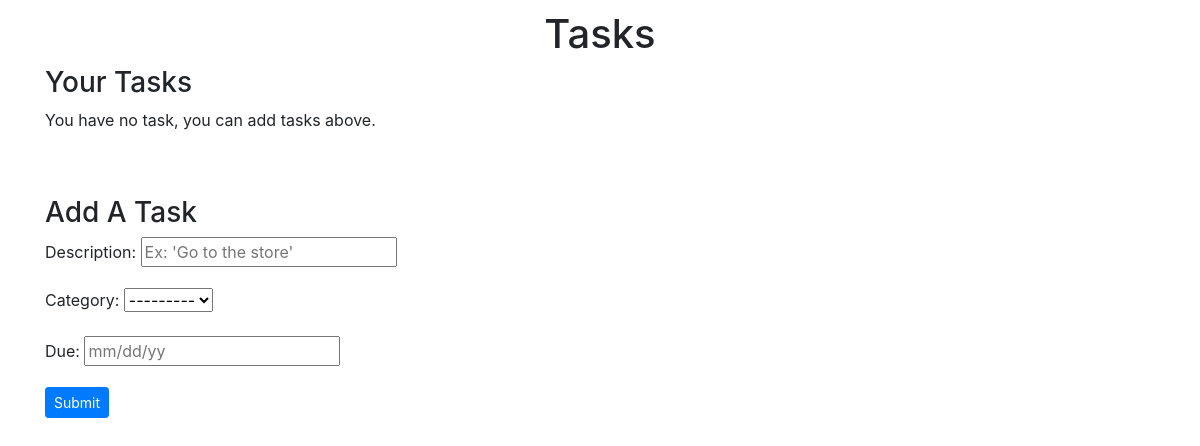
The page / (signed in) on the database as committed earlier.
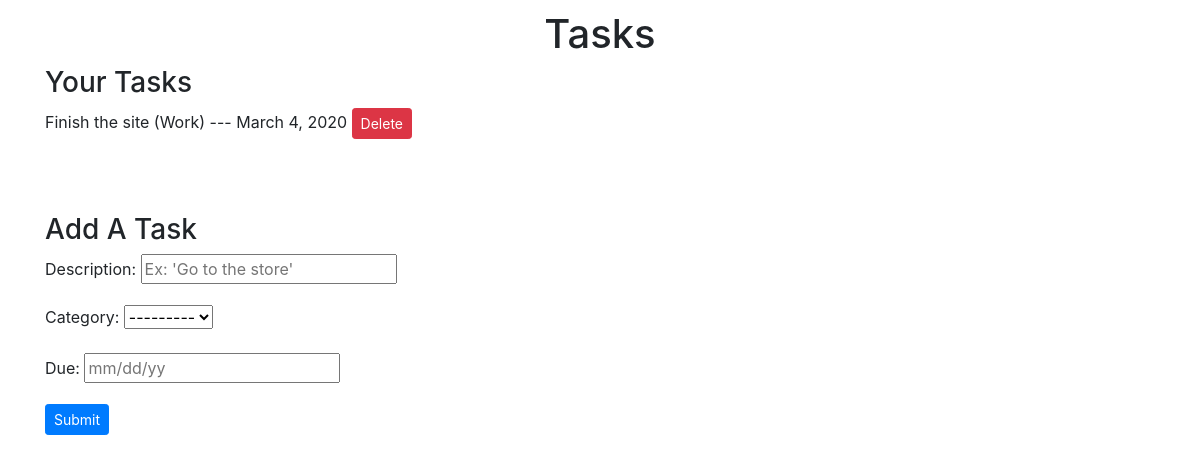
The same page on the database as committed later.
### main/models.py (models this page shows, shortened)
class Task(models.Model):
    description = models.CharField(max_length=200)
    category = models.ForeignKey('Category',
                                 blank=True, null=True,
                                 on_delete=models.CASCADE)
    due = models.DateField()
    id = models.AutoField(primary_key=True)
    user = models.ForeignKey(settings.AUTH_USER_MODEL,
                             on_delete=models.CASCADE,
                             blank=True, null=True)

class Category(models.Model):
    name = models.CharField(max_length=200)
    class Meta:
        verbose_name_plural = "categories"
    def __str__(self):
        return self.name

### main/views.py (the view, shortened to what this page needs)
# urls.py: path('', views.home, name="home"),
@login_required
def home(request):
    form = TaskForm()
    tasks = Task.objects.all().filter(user=request.user).order_by("due")
    context = {
        'form':form,
        'tasks':tasks,
    }
    return render(request=request,
                  template_name='main/home.html',
                  context=context)

### main/forms.py
class TaskForm(forms.ModelForm):
    class Meta:
        model = Task
        fields = ['description', 'category', 'due']
        widgets = {
            'description': forms.TextInput(attrs={"placeholder":"Ex: 'Go to the store'"}),
            'due': forms.DateInput(attrs={'placeholder':'mm/dd/yy'})
        }

### main/templates/main/home.html (shortened to what this page needs)
{% extends 'header.html' %}
{% block content %}
    <h3>Your Tasks</h3>
    <ul class="taskList">
        {% if tasks %}
            {% for task in tasks %}
                <li class='task'>
                    {{ task.description }} ({{ task.category }})  ---  {{ task.due }}
                    <a href="{% url 'main:delete_task' pk=task.id %}">
                        <button class="btn btn-danger btn-sm">Delete</button>
                    </a>
                </li>
            {% endfor %}
        {% else %}
            <p>You have no task, you can add tasks above.</p>
        {% endif %}
    </ul>
    <br><br>
    <h3>Add A Task</h3>
    <form method="post">
        {{ form.as_p }}
        <button class="btn btn-primary btn-sm">Submit</button>
    </form>
{% endblock %}

### main/templates/header.html (shortened to what this page needs)
{% load static %}
<!DOCTYPE html>
<html lang="en">
<head>
    <link rel="stylesheet" href="https://stackpath.bootstrapcdn.com/bootstrap/4.1.3/css/bootstrap.min.css">
    <link rel="stylesheet" href="{% static 'css/main.css' %}">
</head>
<body>
        <h1 class="d-flex justify-content-center tasks">Tasks</h1>
        <div class="container">
            {% block content %}
            {% endblock %}
        </div>
</body>
</html>

### main/static/css/main.css (style rules this page uses)
.tasks { margin-top: 10px; }
.taskList { padding-inline-start: 0px; }
ul { list-style-type: none; padding-left: 0px; padding-inline-start: 0px; }
li { padding-bottom: 10px; }

Rows that differ between the two databases and show on the page:
added Task: description "Finish the site", category "Work", due "March 4, 2020"
Other text that changed with them:
text no longer shown: "You have no task, you can add tasks above."
